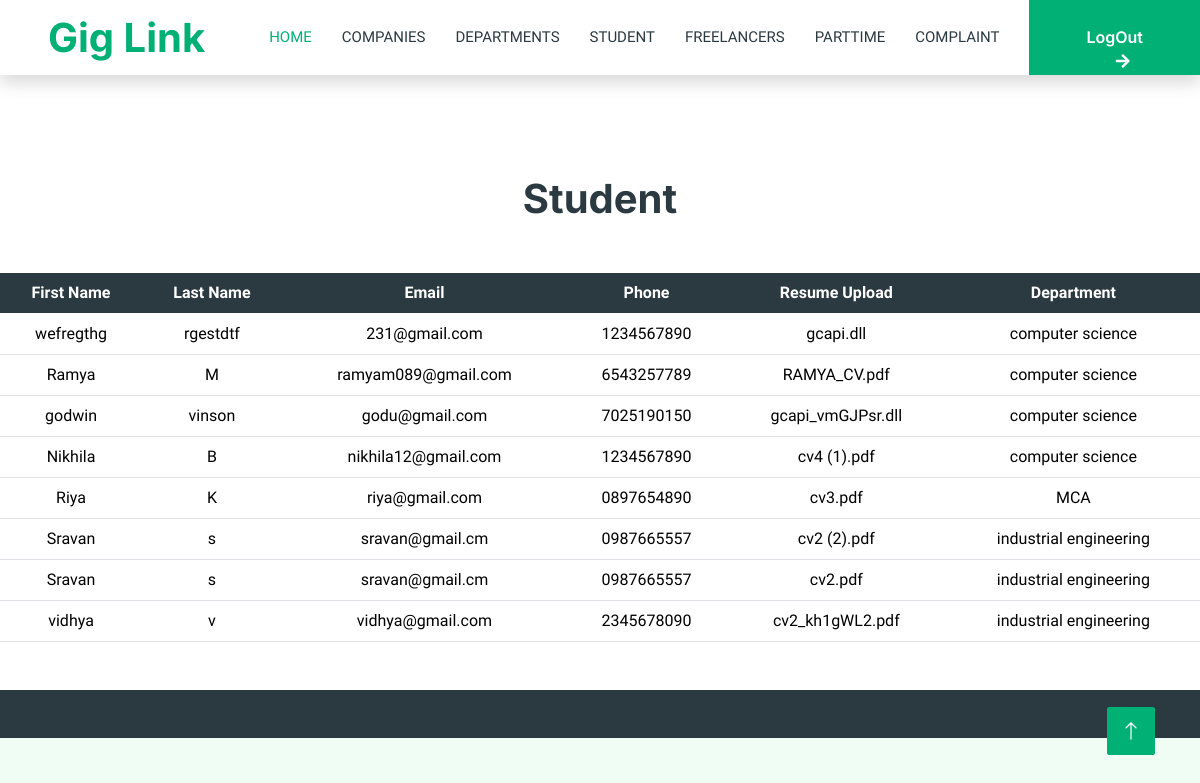
The page /adm_student on the database its author committed.
### link/models.py (models this page shows)
class student(models.Model):
    student_id=models.AutoField(primary_key=True)
    login=models.ForeignKey(log,on_delete=models.CASCADE)
    fname=models.CharField(max_length=225)
    lname=models.CharField(max_length=225)
    email=models.CharField(max_length=225)
    phone=models.CharField(max_length=225)
    resume_upload=models.FileField(max_length=225)
    department=models.ForeignKey(department,on_delete=models.CASCADE)

class department(models.Model):
    department_id=models.AutoField(primary_key=True)
    department_name=models.CharField(max_length=225)

### link/views.py (the view)
# urls.py: path('adm_student',views.adm_student),
def adm_student(request):
    a=student.objects.all()
    return render(request,'adm_student.html',{'a':a})

### templates/adm_student.html (shortened to what this page needs)
{% include 'admin_header.html'%}
<center>
    <h1 style="margin-top: 100px;">Student</h1>
    <table class="table" style="margin-top: 50px;">
        <thead class="table-dark">
        <tr>
            <th>First Name</th>
            <th>Last Name</th>
            <th>Email</th>
            <th>Phone</th>
            <th>Resume Upload</th>
            <th>Department</th>
        </tr>
    </thead>
        {% for i in a %}
        <tr>
            <td>{{i.fname}}</td>
            <td>{{i.lname}}</td>
            <td>{{i.email}}</td>
            <td>{{i.phone}}</td>
            <td>{{i.resume_upload}}</td>
            <td>{{i.department.department_name}}</td>
        </tr>
        {% endfor %}
    </table>
</center>
{% include 'footer.html'%}

### static/css/style.css (style rules this page uses)
:root { --primary: #00B074; --secondary: #2B9BFF; --light: #EFFDF5; --dark: #2B3940; }

### templates/adm_student.html (style rules this page uses)
td { color: black; }
th,td { text-align: center; }

### rows shown on the page
student: fname "wefregthg", lname "rgestdtf", email "231@gmail.com", phone "1234567890", resume_upload "gcapi.dll", department.department_name "computer science"
student: fname "Ramya", lname "M", email "ramyam089@gmail.com", phone "6543257789", resume_upload "RAMYA_CV.pdf", department.department_name "computer science"
student: fname "godwin", lname "vinson", email "godu@gmail.com", phone "7025190150", resume_upload "gcapi_vmGJPsr.dll", department.department_name "computer science"
student: fname "Nikhila", lname "B", email "nikhila12@gmail.com", phone "1234567890", resume_upload "cv4 (1).pdf", department.department_name "computer science"
student: fname "Riya", lname "K", email "riya@gmail.com", phone "0897654890", resume_upload "cv3.pdf", department.department_name "MCA"
student: fname "Sravan", lname "s", email "sravan@gmail.cm", phone "0987665557", resume_upload "cv2 (2).pdf", department.department_name "industrial engineering"
student: fname "Sravan", lname "s", email "sravan@gmail.cm", phone "0987665557", resume_upload "cv2.pdf", department.department_name "industrial engineering"
student: fname "vidhya", lname "v", email "vidhya@gmail.com", phone "2345678090", resume_upload "cv2_kh1gWL2.pdf", department.department_name "industrial engineering"
